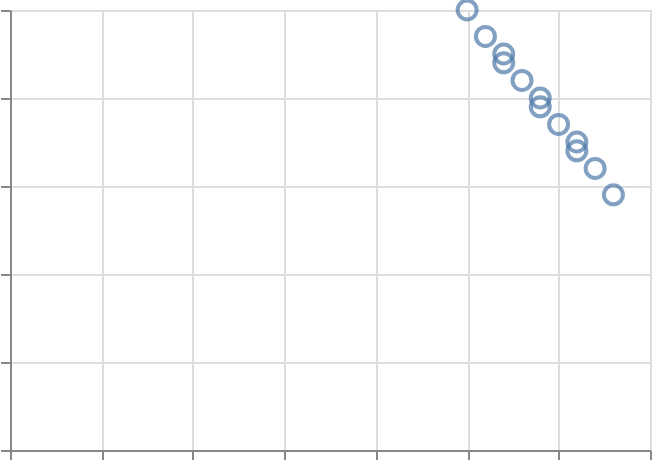

Specify this chart in Vega-Lite:
### Vega-Lite specification from a JSON file in a GitHub repository (floating-point values rounded to 4 significant figures)
{"$schema": "https://vega.github.io/schema/vega-lite/v6.json", "padding": 5, "autosize": "none", "width": 320, "height": 220, "data": {"values": [{"year": 1990, "date": "1990-06-15", "country": "a", "region": "east", "pop": 10, "life": 50, "fert": 5.0}, {"year": 1990, "date": "1990-06-15", "country": "b", "region": "west", "pop": 17, "life": 54, "fert": 4.5}, {"year": 1990, "date": "1990-06-15", "country": "c", "region": "east", "pop": 24, "life": 58, "fert": 4.0}, {"year": 1990, "date": "1990-06-15", "country": "d", "region": "south", "pop": 31, "life": 62, "fert": 3.5}, {"year": 1991, "date": "1991-06-15", "country": "a", "region": "east", "pop": 13, "life": 52, "fert": 4.7}, {"year": 1991, "date": "1991-06-15", "country": "b", "region": "west", "pop": 20, "life": 56, "fert": 4.2}, {"year": 1991, "date": "1991-06-15", "country": "c", "region": "east", "pop": 27, "life": 60, "fert": 3.7}, {"year": 1991, "date": "1991-06-15", "country": "d", "region": "south", "pop": 34, "life": 64, "fert": 3.2}, {"year": 1992, "date": "1992-06-15", "country": "a", "region": "east", "pop": 16, "life": 54, "fert": 4.4}, {"year": 1992, "date": "1992-06-15", "country": "b", "region": "west", "pop": 23, "life": 58, "fert": 3.9}, {"year": 1992, "date": "1992-06-15", "country": "c", "region": "east", "pop": 30, "life": 62, "fert": 3.4}, {"year": 1992, "date": "1992-06-15", "country": "d", "region": "south", "pop": 37, "life": 66, "fert": 2.9}]}, "params": [{"name": "anim", "select": {"type": "point", "on": "timer", "fields": ["year"]}}, {"name": "k", "value": 3}], "transform": [{"filter": {"param": "anim"}}], "mark": {"type": "point", "size": {"expr": "k * 30"}}, "encoding": {"x": {"field": "life", "type": "quantitative"}, "y": {"field": "fert", "type": "quantitative"}, "time": {"field": "year", "type": "ordinal"}}}
